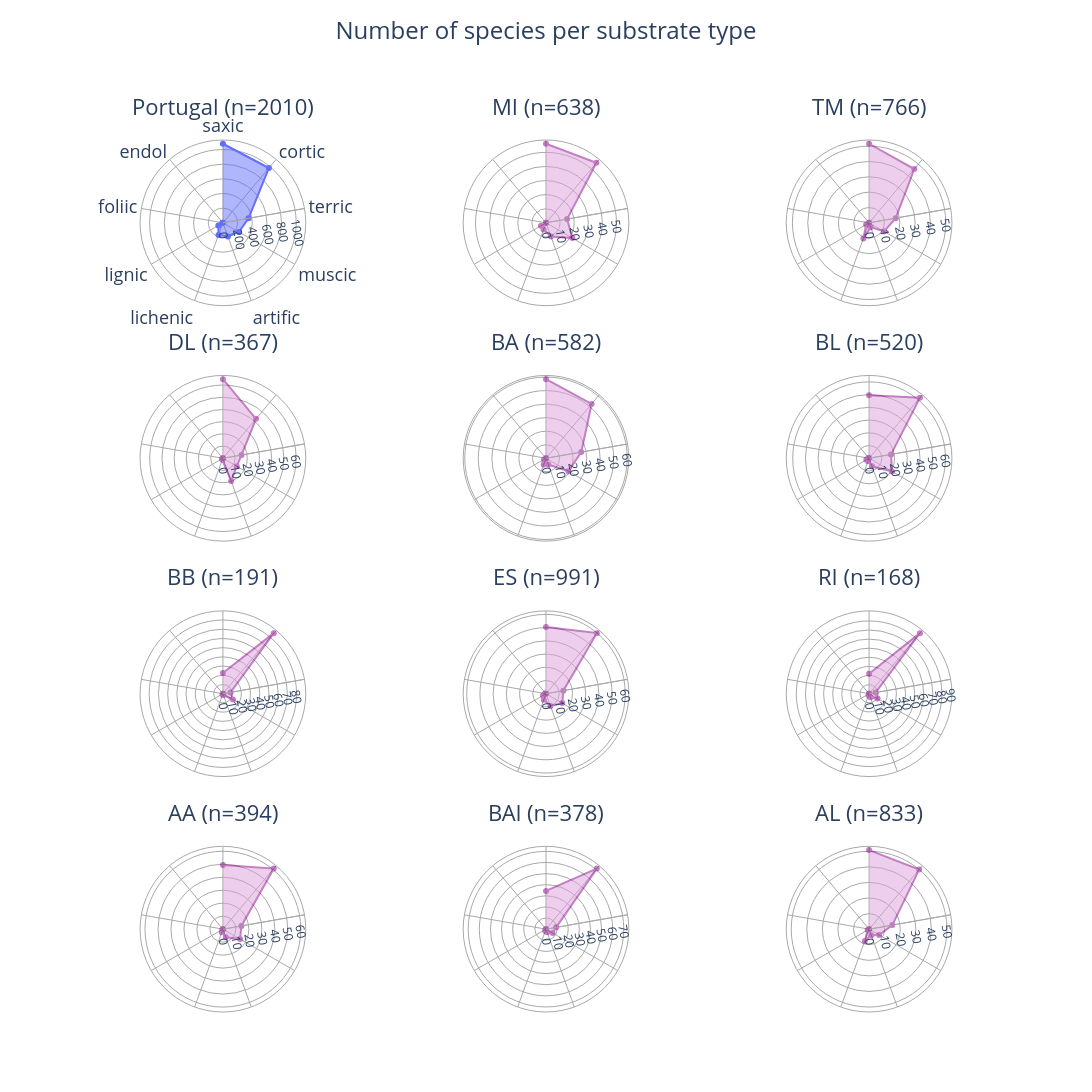

Notebook source saved alongside this figure:
### Markdown cell above
## Radar number os species not standardized

### Code cell
from plotly.subplots import make_subplots
import plotly.graph_objects as go

# --- National reference radar (same for all subplots) ---
total_sorted = habitat_national.sort_values("n_species", ascending=False)
habitats_sorted = total_sorted["hab"].tolist()

short_theta = [hab_labels.get(h, h) for h in habitats_sorted]

# find angle for third axis
N = len(short_theta)
step = 360 / N
third_angle = 90 - 2 * step

# Create subplots
fig = make_subplots(
    rows=4,
    cols=3,
    specs=[[{"type": "polar"}] * 3 for _ in range(4)],
    subplot_titles = [f"Portugal (n={tot_portugal})"] + [
        f"{prov} (n={total_species_prov.loc[prov]})"
        for prov in provs
    ],
    vertical_spacing=0.08,
    horizontal_spacing=0.04
)

# ==================================================
# 1) NATIONAL RADAR AT TOP LEFT
# ==================================================
fig.add_trace(
    go.Scatterpolar(
        r=total_sorted["n_species"].values,
        theta=short_theta,
        fill="toself",
        name="Portugal",
        showlegend=False
    ),
    row=1, col=1
)

fig.update_layout({
    "polar": dict(
        bgcolor="white",
        angularaxis=dict(
            rotation=90, 
            direction="clockwise",
            tickfont=dict(size=18),
            gridcolor="darkgray",
            linecolor="darkgray"
        ),
        radialaxis=dict(
            angle=third_angle,
            visible=True,
            gridcolor="darkgray",
            linecolor="darkgray",
        )
    )
})


# ==================================================
# 2) PROVINCES START FROM SUBPLOT 2
# ==================================================
for idx, prov in enumerate(provs, start=1):
    subplot_pos = idx + 1   # shift by one because national uses first slot

    row = (subplot_pos - 1) // 3 + 1
    col = (subplot_pos - 1) % 3 + 1

    prov_data = habitat_by_prov_pivot_percent.loc[prov].reindex(habitats_sorted)


    # province radar
    fig.add_trace(
        go.Scatterpolar(
            r=prov_data.values,
            theta=short_theta,
            fill="toself",
            fillcolor="plum",
            line_color="darkmagenta",
            opacity=0.5,
            name=prov,
            showlegend=False,
        ),
        row=row,
        col=col
    )

    polar_name = f"polar{subplot_pos}"
    fig.update_layout({
        polar_name: dict(
            bgcolor="white",             
            angularaxis=dict(
                rotation=90, 
                direction="clockwise",
                tickfont=dict(size=18),
                showticklabels=False,
                gridcolor="darkgray",
                linecolor="darkgray"
            ),
            radialaxis=dict(
                angle=third_angle,
                visible=True,
                # range=[0, total_sorted["percent"].max() + 10]
                gridcolor="darkgray",
                linecolor="darkgray"
            )
        )
    })

fig.update_layout(
    height=1600,
    width=1200,
    margin=dict(t=140),
    title_text="Number of species per substrate type",
    title_x=0.5,
    title_y=.98,
    title_font_size=24,
    showlegend=False
)

# increase spacing between subplot title and radar
for annotation in fig.layout.annotations:
    annotation.y += 0.020
    annotation.font.size = 22


fig.show()

### Figure 1 — Plotly figure (JSON) as saved in the notebook; plotly's stock layout.template omitted (floating-point values rounded to 4 significant figures)
{"data": [{"fill": "toself", "name": "Portugal", "r": [1079, 976, 355, 251, 198, 175, 72, 7, 1], "showlegend": false, "subplot": "polar", "theta": ["saxic", "cortic", "terric", "muscic", "artific", "lichenic", "lignic", "foliic", "endol"], "type": "scatterpolar"}, {"fill": "toself", "fillcolor": "plum", "line": {"color": "darkmagenta"}, "name": "MI", "opacity": 0.5, "r": [56.11, 55.64, 15.2, 21.63, 10.34, 5.02, 4.08, 0.0, 0.0], "showlegend": false, "subplot": "polar2", "theta": ["saxic", "cortic", "terric", "muscic", "artific", "lichenic", "lignic", "foliic", "endol"], "type": "scatterpolar"}, {"fill": "toself", "fillcolor": "plum", "line": {"color": "darkmagenta"}, "name": "TM", "opacity": 0.5, "r": [51.57, 45.82, 17.62, 11.23, 3.0, 10.84, 2.22, 0.0, 0.0], "showlegend": false, "subplot": "polar3", "theta": ["saxic", "cortic", "terric", "muscic", "artific", "lichenic", "lignic", "foliic", "endol"], "type": "scatterpolar"}, {"fill": "toself", "fillcolor": "plum", "line": {"color": "darkmagenta"}, "name": "DL", "opacity": 0.5, "r": [64.85, 42.23, 15.53, 13.08, 19.89, 1.36, 0.82, 0.0, 0.0], "showlegend": false, "subplot": "polar4", "theta": ["saxic", "cortic", "terric", "muscic", "artific", "lichenic", "lignic", "foliic", "endol"], "type": "scatterpolar"}, {"fill": "toself", "fillcolor": "plum", "line": {"color": "darkmagenta"}, "name": "BA", "opacity": 0.5, "r": [58.42, 52.41, 26.46, 19.07, 4.98, 4.98, 1.72, 0.0, 0.0], "showlegend": false, "subplot": "polar5", "theta": ["saxic", "cortic", "terric", "muscic", "artific", "lichenic", "lignic", "foliic", "endol"], "type": "scatterpolar"}, {"fill": "toself", "fillcolor": "plum", "line": {"color": "darkmagenta"}, "name": "BL", "opacity": 0.5, "r": [49.42, 62.12, 17.5, 20.77, 6.73, 2.5, 2.5, 0.77, 0.19], "showlegend": false, "subplot": "polar6", "theta": ["saxic", "cortic", "terric", "muscic", "artific", "lichenic", "lignic", "foliic", "endol"], "type": "scatterpolar"}, {"fill": "toself", "fillcolor": "plum", "line": {"color": "darkmagenta"}, "name": "BB", "opacity": 0.5, "r": [22.51, 85.86, 8.38, 12.57, 1.57, 1.05, 0.0, 0.0, 0.0], "showlegend": false, "subplot": "polar7", "theta": ["saxic", "cortic", "terric", "muscic", "artific", "lichenic", "lignic", "foliic", "endol"], "type": "scatterpolar"}, {"fill": "toself", "fillcolor": "plum", "line": {"color": "darkmagenta"}, "name": "ES", "opacity": 0.5, "r": [50.55, 59.84, 13.32, 14.23, 9.89, 4.94, 2.62, 0.71, 0.0], "showlegend": false, "subplot": "polar8", "theta": ["saxic", "cortic", "terric", "muscic", "artific", "lichenic", "lignic", "foliic", "endol"], "type": "scatterpolar"}, {"fill": "toself", "fillcolor": "plum", "line": {"color": "darkmagenta"}, "name": "RI", "opacity": 0.5, "r": [22.02, 86.9, 7.14, 10.71, 4.17, 1.79, 0.0, 0.0, 0.0], "showlegend": false, "subplot": "polar9", "theta": ["saxic", "cortic", "terric", "muscic", "artific", "lichenic", "lignic", "foliic", "endol"], "type": "scatterpolar"}, {"fill": "toself", "fillcolor": "plum", "line": {"color": "darkmagenta"}, "name": "AA", "opacity": 0.5, "r": [49.49, 60.91, 14.47, 15.23, 6.6, 2.54, 0.51, 0.0, 0.0], "showlegend": false, "subplot": "polar10", "theta": ["saxic", "cortic", "terric", "muscic", "artific", "lichenic", "lignic", "foliic", "endol"], "type": "scatterpolar"}, {"fill": "toself", "fillcolor": "plum", "line": {"color": "darkmagenta"}, "name": "BAl", "opacity": 0.5, "r": [34.39, 71.16, 9.26, 6.88, 2.91, 1.85, 0.53, 0.0, 0.0], "showlegend": false, "subplot": "polar11", "theta": ["saxic", "cortic", "terric", "muscic", "artific", "lichenic", "lignic", "foliic", "endol"], "type": "scatterpolar"}, {"fill": "toself", "fillcolor": "plum", "line": {"color": "darkmagenta"}, "name": "AL", "opacity": 0.5, "r": [50.78, 49.94, 15.13, 7.44, 4.08, 8.04, 1.08, 0.12, 0.0], "showlegend": false, "subplot": "polar12", "theta": ["saxic", "cortic", "terric", "muscic", "artific", "lichenic", "lignic", "foliic", "endol"], "type": "scatterpolar"}], "layout": {"annotations": [{"font": {"size": 22}, "showarrow": false, "text": "Portugal (n=2010)", "x": 0.1533, "xanchor": "center", "xref": "paper", "y": 1.02, "yanchor": "bottom", "yref": "paper"}, {"font": {"size": 22}, "showarrow": false, "text": "MI (n=638)", "x": 0.5, "xanchor": "center", "xref": "paper", "y": 1.02, "yanchor": "bottom", "yref": "paper"}, {"font": {"size": 22}, "showarrow": false, "text": "TM (n=766)", "x": 0.8467, "xanchor": "center", "xref": "paper", "y": 1.02, "yanchor": "bottom", "yref": "paper"}, {"font": {"size": 22}, "showarrow": false, "text": "DL (n=367)", "x": 0.1533, "xanchor": "center", "xref": "paper", "y": 0.75, "yanchor": "bottom", "yref": "paper"}, {"font": {"size": 22}, "showarrow": false, "text": "BA (n=582)", "x": 0.5, "xanchor": "center", "xref": "paper", "y": 0.75, "yanchor": "bottom", "yref": "paper"}, {"font": {"size": 22}, "showarrow": false, "text": "BL (n=520)", "x": 0.8467, "xanchor": "center", "xref": "paper", "y": 0.75, "yanchor": "bottom", "yref": "paper"}, {"font": {"size": 22}, "showarrow": false, "text": "BB (n=191)", "x": 0.1533, "xanchor": "center", "xref": "paper", "y": 0.48, "yanchor": "bottom", "yref": "paper"}, {"font": {"size": 22}, "showarrow": false, "text": "ES (n=991)", "x": 0.5, "xanchor": "center", "xref": "paper", "y": 0.48, "yanchor": "bottom", "yref": "paper"}, {"font": {"size": 22}, "showarrow": false, "text": "RI (n=168)", "x": 0.8467, "xanchor": "center", "xref": "paper", "y": 0.48, "yanchor": "bottom", "yref": "paper"}, {"font": {"size": 22}, "showarrow": false, "text": "AA (n=394)", "x": 0.1533, "xanchor": "center", "xref": "paper", "y": 0.21, "yanchor": "bottom", "yref": "paper"}, {"font": {"size": 22}, "showarrow": false, "text": "BAl (n=378)", "x": 0.5, "xanchor": "center", "xref": "paper", "y": 0.21, "yanchor": "bottom", "yref": "paper"}, {"font": {"size": 22}, "showarrow": false, "text": "AL (n=833)", "x": 0.8467, "xanchor": "center", "xref": "paper", "y": 0.21, "yanchor": "bottom", "yref": "paper"}], "height": 1600, "margin": {"t": 140}, "polar": {"angularaxis": {"direction": "clockwise", "gridcolor": "darkgray", "linecolor": "darkgray", "rotation": 90, "tickfont": {"size": 18}}, "bgcolor": "white", "domain": {"x": [0, 0.3067], "y": [0.81, 1]}, "radialaxis": {"angle": 10, "gridcolor": "darkgray", "linecolor": "darkgray", "visible": true}}, "polar10": {"angularaxis": {"direction": "clockwise", "gridcolor": "darkgray", "linecolor": "darkgray", "rotation": 90, "showticklabels": false, "tickfont": {"size": 18}}, "bgcolor": "white", "domain": {"x": [0, 0.3067], "y": [0, 0.19]}, "radialaxis": {"angle": 10, "gridcolor": "darkgray", "linecolor": "darkgray", "visible": true}}, "polar11": {"angularaxis": {"direction": "clockwise", "gridcolor": "darkgray", "linecolor": "darkgray", "rotation": 90, "showticklabels": false, "tickfont": {"size": 18}}, "bgcolor": "white", "domain": {"x": [0.3467, 0.6533], "y": [0, 0.19]}, "radialaxis": {"angle": 10, "gridcolor": "darkgray", "linecolor": "darkgray", "visible": true}}, "polar12": {"angularaxis": {"direction": "clockwise", "gridcolor": "darkgray", "linecolor": "darkgray", "rotation": 90, "showticklabels": false, "tickfont": {"size": 18}}, "bgcolor": "white", "domain": {"x": [0.6933, 1], "y": [0, 0.19]}, "radialaxis": {"angle": 10, "gridcolor": "darkgray", "linecolor": "darkgray", "visible": true}}, "polar2": {"angularaxis": {"direction": "clockwise", "gridcolor": "darkgray", "linecolor": "darkgray", "rotation": 90, "showticklabels": false, "tickfont": {"size": 18}}, "bgcolor": "white", "domain": {"x": [0.3467, 0.6533], "y": [0.81, 1]}, "radialaxis": {"angle": 10, "gridcolor": "darkgray", "linecolor": "darkgray", "visible": true}}, "polar3": {"angularaxis": {"direction": "clockwise", "gridcolor": "darkgray", "linecolor": "darkgray", "rotation": 90, "showticklabels": false, "tickfont": {"size": 18}}, "bgcolor": "white", "domain": {"x": [0.6933, 1], "y": [0.81, 1]}, "radialaxis": {"angle": 10, "gridcolor": "darkgray", "linecolor": "darkgray", "visible": true}}, "polar4": {"angularaxis": {"direction": "clockwise", "gridcolor": "darkgray", "linecolor": "darkgray", "rotation": 90, "showticklabels": false, "tickfont": {"size": 18}}, "bgcolor": "white", "domain": {"x": [0, 0.3067], "y": [0.54, 0.73]}, "radialaxis": {"angle": 10, "gridcolor": "darkgray", "linecolor": "darkgray", "visible": true}}, "polar5": {"angularaxis": {"direction": "clockwise", "gridcolor": "darkgray", "linecolor": "darkgray", "rotation": 90, "showticklabels": false, "tickfont": {"size": 18}}, "bgcolor": "white", "domain": {"x": [0.3467, 0.6533], "y": [0.54, 0.73]}, "radialaxis": {"angle": 10, "gridcolor": "darkgray", "linecolor": "darkgray", "visible": true}}, "polar6": {"angularaxis": {"direction": "clockwise", "gridcolor": "darkgray", "linecolor": "darkgray", "rotation": 90, "showticklabels": false, "tickfont": {"size": 18}}, "bgcolor": "white", "domain": {"x": [0.6933, 1], "y": [0.54, 0.73]}, "radialaxis": {"angle": 10, "gridcolor": "darkgray", "linecolor": "darkgray", "visible": true}}, "polar7": {"angularaxis": {"direction": "clockwise", "gridcolor": "darkgray", "linecolor": "darkgray", "rotation": 90, "showticklabels": false, "tickfont": {"size": 18}}, "bgcolor": "white", "domain": {"x": [0, 0.3067], "y": [0.27, 0.46]}, "radialaxis": {"angle": 10, "gridcolor": "darkgray", "linecolor": "darkgray", "visible": true}}, "polar8": {"angularaxis": {"direction": "clockwise", "gridcolor": "darkgray", "linecolor": "darkgray", "rotation": 90, "showticklabels": false, "tickfont": {"size": 18}}, "bgcolor": "white", "domain": {"x": [0.3467, 0.6533], "y": [0.27, 0.46]}, "radialaxis": {"angle": 10, "gridcolor": "darkgray", "linecolor": "darkgray", "visible": true}}, "polar9": {"angularaxis": {"direction": "clockwise", "gridcolor": "darkgray", "linecolor": "darkgray", "rotation": 90, "showticklabels": false, "tickfont": {"size": 18}}, "bgcolor": "white", "domain": {"x": [0.6933, 1], "y": [0.27, 0.46]}, "radialaxis": {"angle": 10, "gridcolor": "darkgray", "linecolor": "darkgray", "visible": true}}, "showlegend": false, "title": {"font": {"size": 24}, "text": "Number of species per substrate type", "x": 0.5, "y": 0.98}, "width": 1200}}
